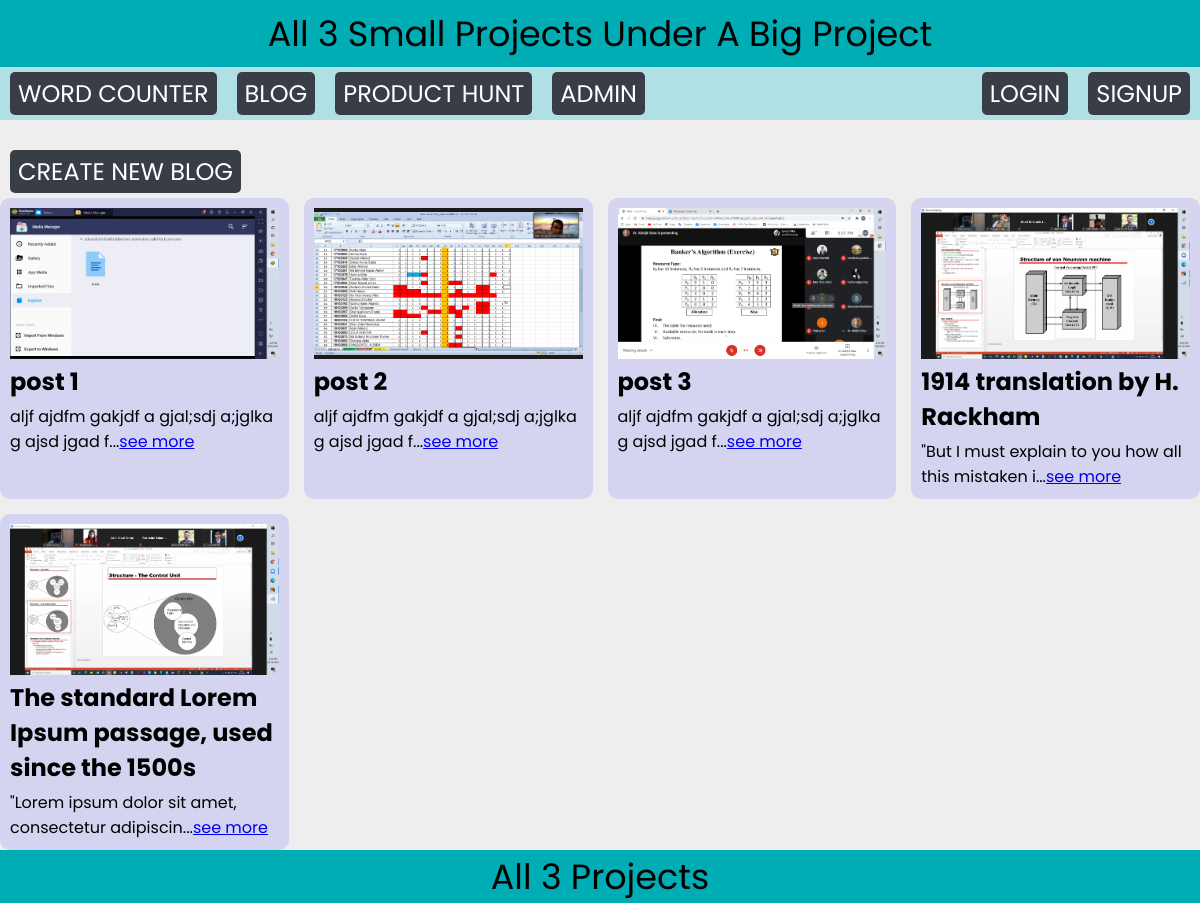
Screenshot of /blog/ with the database file from the repository.
### blog/models.py (models this page shows, shortened)
class Post(models.Model):
    image = models.ImageField(upload_to='images/')
    title = models.CharField(max_length=255)
    body = models.TextField()
    def summery(self):
        return self.body[:50]

### blog/views.py (the view)
# urls.py: path('', views.home, name='blog'),
def home(request):
    posts = Post.objects
    print(posts)
    return render(request, 'blog/home.html', {'posts':posts})

### blog/templates/blog/home.html (shortened to what this page needs)
{% extends 'home.html' %}
{% load static %}
{% block css %}
    <link rel="stylesheet" href="{% static 'blog/home.css' %}? {% now "U" %}">
{% endblock  %}
{% block content %}
    <br>
    <a href=" {% url 'blog' %}create " class='btn nav-link' >create new blog</a>
    <br>
    <div class="container">
        {% for post in posts.all %}
            <div class="post">
                <img src="{{post.image.url}}" alt="post image" class='post-image'>
                <h2 class="post-title">{{post.title}}</h2>
                <p>{{post.summery}}...<span><a href="{% url 'blog' %}{{post.id}}">see more</a></span></p>
            </div>
        {% endfor %}
    </div>
{% endblock  %}

### templates/home.html (shortened to what this page needs)
<!DOCTYPE html>
<html lang="en">
<head>
    {% load static %}
    <link rel="stylesheet" href=" {% static "home.css"%}? {% now "U" %} ">
    {% block css %}{% endblock  %}
</head>
<body>
    <header>
        <div class="title"><a href=" {% url 'home' %}">all 3 small projects under a big project</a></div>
        <nav>
            <a href=" {% url 'wordcounter' %} " class="nav-link">word counter</a>
            <a href=" {% url 'blog' %} " class="nav-link">blog</a>
            <a href=" {% url 'producthunt' %} " class="nav-link">product hunt</a>
            <a href=" {% url 'home' %}admin " class="nav-link">admin</a>
            {% if user.is_authenticated %}
            <a href=" {% url 'profile' %} " class="nav-link ml-auto">profile</a>
            <form action=" {% url 'logout' %} " method='POST' style='display:inline-block' >
                {% csrf_token %}
                <input type="submit" value='logout' class='nav-link'>
            </form>
            {% else %}
                <a href=" {% url 'login' %} " class="nav-link ml-auto">login</a>
                <a href=" {% url 'signup' %} " class="nav-link">signup</a>
            {% endif %}
        </nav>
    </header>
    <main>
        {% block content %}{% endblock %}
    </main>
    <footer>
        all 3 projects
    </footer>
</body>
</html>

### static/home.css (style rules this page uses)
* { margin: 0; padding: 0; box-sizing: border-box; font-family: 'Poppins', sans-serif; }
html, body { height: 100%; }
body { display: grid; grid-template-rows: min-content 1fr min-content; }
header { background: #00ADB5; }
nav { background: powderblue; display: flex; }
main { background: #EEEEEE; }
footer { background: #00ADB5; display: flex; justify-content: center; align-items: center; font-size: 35px; text-transform: capitalize; }
.title { display: flex; justify-content: center; align-items: center; font-size: 35px; text-transform: capitalize; padding: 7px 10px; text-decoration: none; color: black; }
.title a { text-decoration: none; color: black; }
.nav-link { text-transform: uppercase; text-decoration: none; display: inline-block; padding: 4px 8px; background: #393E46; color: white; margin: 5px 10px; font-size: 24px; border-radius: 5px; border: none; text-align: center; }
.ml-auto { margin-left: auto; }

### blog/static/blog/home.css (style rules this page uses)
.post-image { width: 100%; height: auto; }
.post { display: grid; grid-template-rows: repeat(3, min-content); grid-gap: 5px; background: rgb(212, 212, 241); border-radius: 10px; padding: 10px; }
.container { display: grid; grid-gap: 15px; grid-template-columns: repeat(auto-fit, minmax(250px, 1fr)); }

### rows the page displays
Post: image (picture), title "post 1", summery "aljf ajdfm gakjdf a gjal;sdj a;jglka g ajsd jgad f"
Post: image (picture), title "post 2", summery "aljf ajdfm gakjdf a gjal;sdj a;jglka g ajsd jgad f"
Post: image (picture), title "post 3", summery "aljf ajdfm gakjdf a gjal;sdj a;jglka g ajsd jgad f"
Post: image (picture), title "1914 translation by H. Rackham", summery "\"But I must explain to you how all this mistaken i"
Post: image (picture), title "The standard Lorem Ipsum passage, used since the 1500s", summery "\"Lorem ipsum dolor sit amet, consectetur adipiscin"
